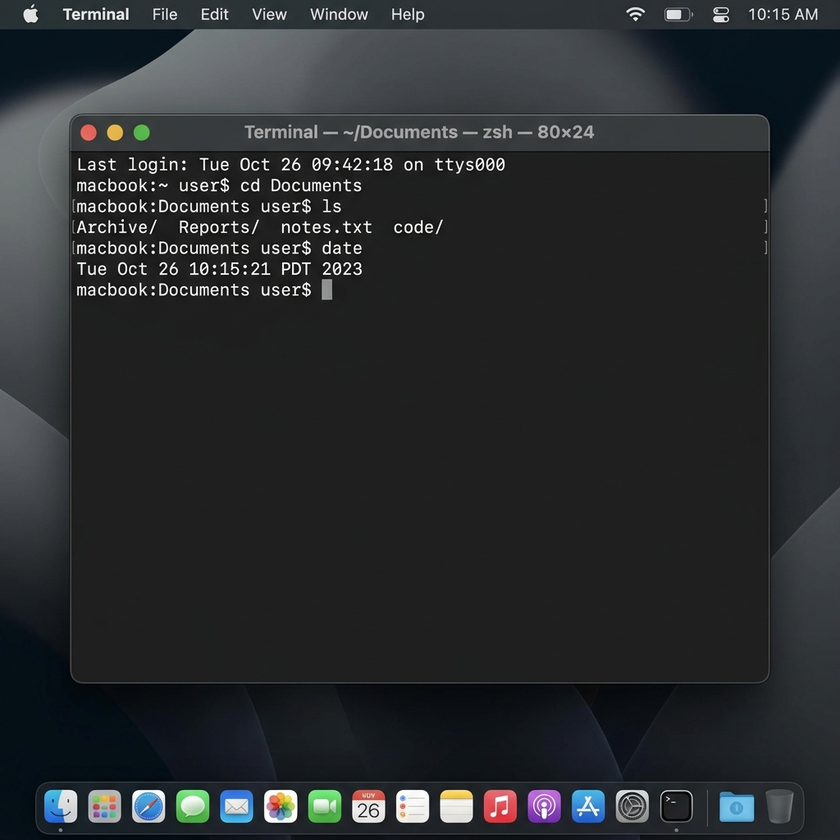
#> input picture Sources/ZshrcManager/Resources/terminal_before.png, 840 x 840 px, shrunk from 1024 x 1024 before the run
$ python apply_squircle_mask.py ../Sources/ZshrcManager/Resources/terminal_before.png
#> lines starting #> are read from the running program, lines starting #| are printed output that depends on the picture; after the words box and inside, x2 and y2 are one past the last pixel; in counts of white or black regions, pixels touching at a corner belong together
import sys
import os
from PIL import Image, ImageDraw

def create_squircle_mask(size, power=4.4):
    """创建一个指定尺寸的 squircle 遮罩。"""
    mask = Image.new('L', (size, size), 0)
    pixels = mask.load()
    half = size / 2.0
    for y in range(size):
        for x in range(size):
            nx = (x - half) / half
            ny = (y - half) / half
            # 使用超级椭圆公式
            if abs(nx)**power + abs(ny)**power <= 1.0:
                pixels[x, y] = 255
    return mask

def process_icon(path):
    if not os.path.exists(path):
        print(f"错误: 找不到文件 {path}")
        return

    print(f"🎯 正在执行动态内容感知裁剪: {path}...")
    img = Image.open(path).convert("RGBA")
    width, height = img.size
#> width = 840; height = 840

    # 获取当前内容的实际边界
    bbox = img.getbbox()
#> bbox = (0, 0, 840, 840)
    if not bbox:
        print("错误: 图像似乎是全透明的。")
        return

    content_w = bbox[2] - bbox[0]
#> content_w = 840
    content_h = bbox[3] - bbox[1]
#> content_h = 840
    center_x = (bbox[0] + bbox[2]) / 2.0
#> center_x = 420
    center_y = (bbox[1] + bbox[3]) / 2.0
#> center_y = 420

    print(f"  检测到内容区域: {content_w}x{content_h}, 中心点: ({center_x}, {center_y})")
#|   检测到内容区域: 840x840, 中心点: (420.0, 420.0)

    # 关键步骤：为了彻底去除白边，我们将遮罩设置得比内容区域更小一些（强制修剪边缘）
    # 额外修剪比例：3%
    trim_ratio = 0.03
    mask_size = int(max(content_w, content_h) * (1.0 - trim_ratio))
#> mask_size = 814

    print(f"  应用强制修剪，最终遮罩尺寸: {mask_size}x{mask_size}")
#|   应用强制修剪，最终遮罩尺寸: 814x814

    # 创建一个全尺寸的透明背景
    final_output = Image.new("RGBA", (width, height), (0, 0, 0, 0))
#> final_output: PIL image 840x840 RGBA; every value is 0

    # 创建正方形 Squircle 遮罩
    squircle_mask = create_squircle_mask(mask_size)
#> in create_squircle_mask, `mask = Image.new('L', (size, size), 0)`: mask: PIL image 814x814 L; every value is 0
#> in create_squircle_mask, `half = size / 2.0`: half = 407
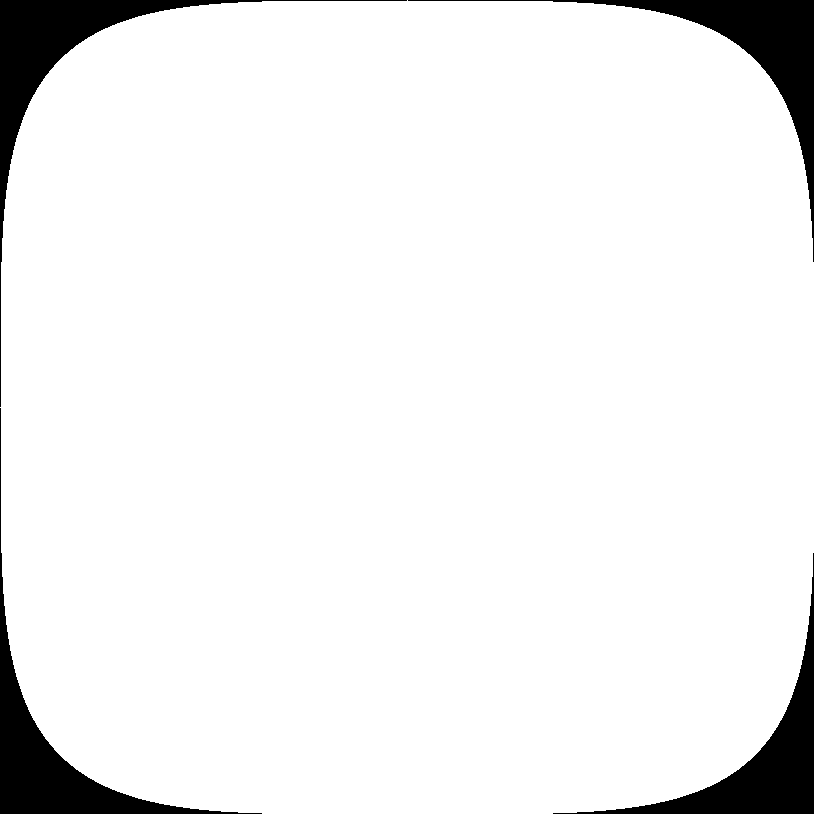
#> squircle_mask: PIL image 814x814 L; 93.7% white; 4 black regions, box (x1, y1, x2, y2) and area: (0, 0, 407, 407) 10788, (408, 0, 814, 262) 10381, (0, 408, 262, 814) 10381, (553, 553, 814, 814) 9975

    # 将遮罩放在一个全尺寸的透明层上，对齐到检测到的内容中心
    mask_canvas = Image.new('L', (width, height), 0)
#> mask_canvas: PIL image 840x840 L; every value is 0
    paste_x = int(center_x - mask_size / 2)
#> paste_x = 13
    paste_y = int(center_y - mask_size / 2)
#> paste_y = 13
    mask_canvas.paste(squircle_mask, (paste_x, paste_y))
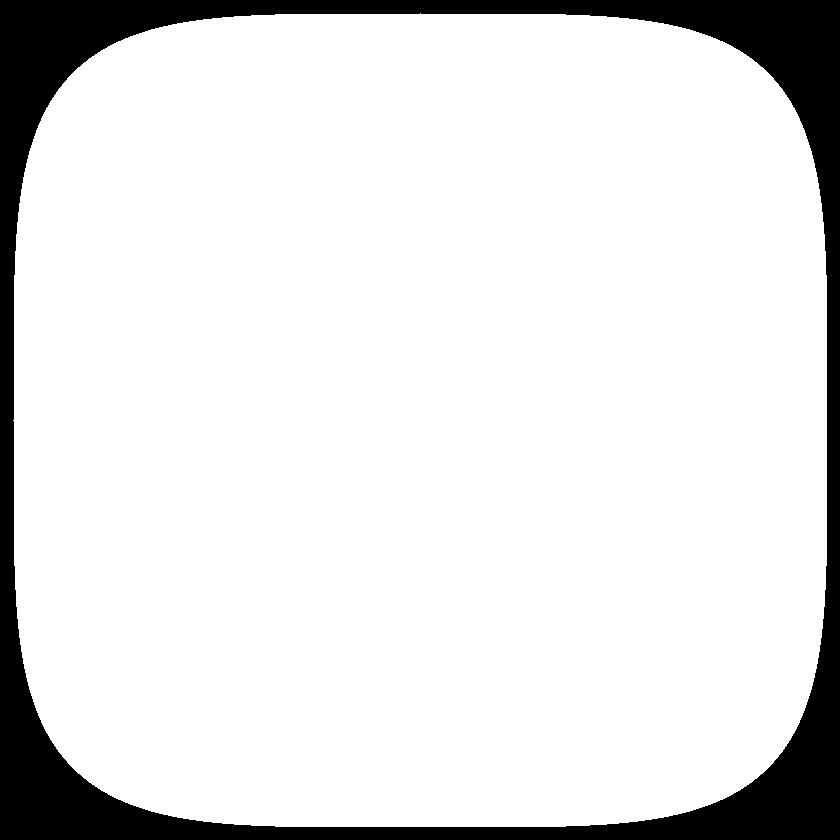
#> mask_canvas: PIL image 840x840 L; 88% white; 1 black region, box (x1, y1, x2, y2) and area: (0, 0, 840, 840) 84529

    # 应用遮罩
    final_output.paste(img, (0, 0), mask=mask_canvas)
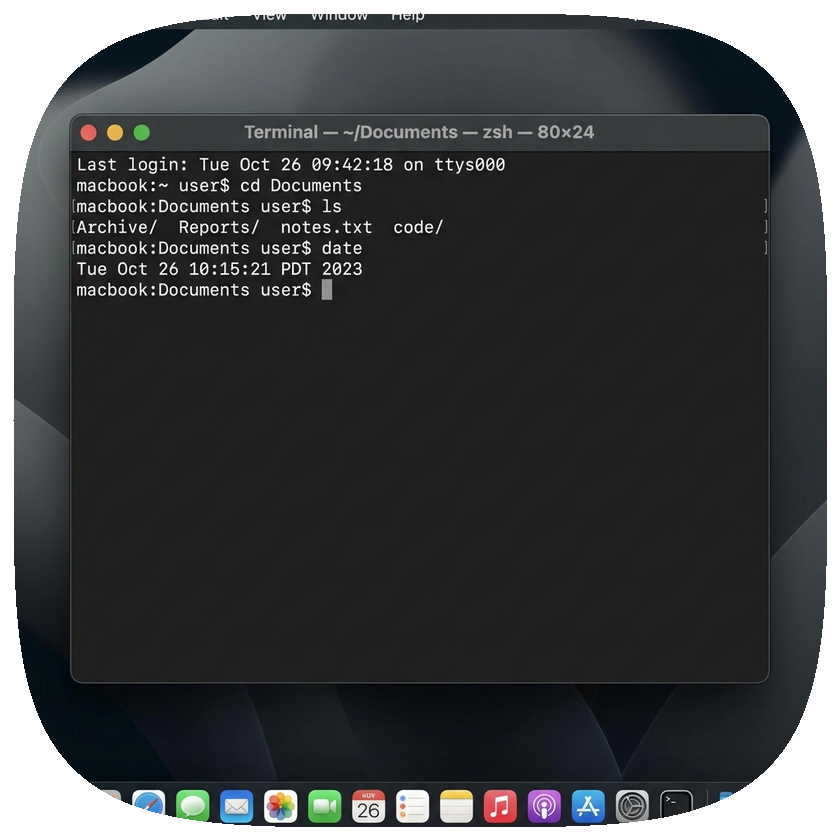
#> final_output: PIL image 840x840 RGBA; mean R, G, B, A 36.7, 38.5, 39.9, 224.5; transparent parts drawn white

    final_output.save(path, "PNG")
    print(f"✅ 动态去白边处理完成。")

if __name__ == "__main__":
    process_icon(sys.argv[1])
